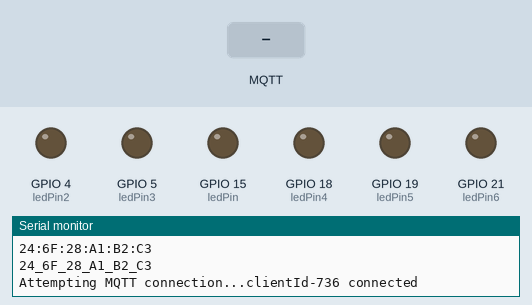
Bench run of a sketch on a simulated ESP32. Shown: output pins drawn as LEDs (lit = HIGH), the last lines printed to the serial monitor. The test bench sets the inputs (shaded band). WiFi joins after 1.5 s; servers stay silent unless stated; random numbers use the default seed unless the sketch sets one; no MQTT or app messages arrive unless stated.

Above: at 2.7 s.
2.8 s: MQTT message "on" arrives on the first subscribed topic
At 3.4 s:
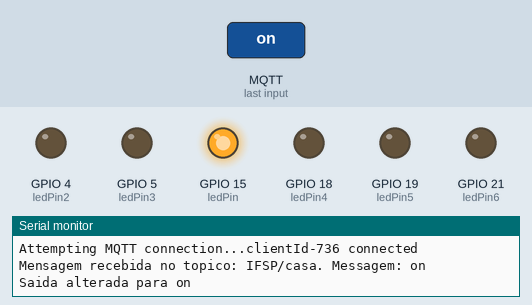
4.3 s: MQTT message "on" arrives on the second subscribed topic
At 4.6 s:
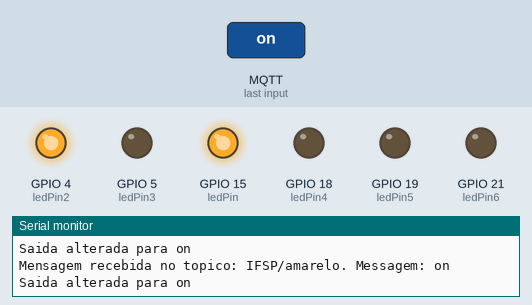
5.8 s: MQTT message "off" arrives on the first subscribed topic
At 6.7 s:
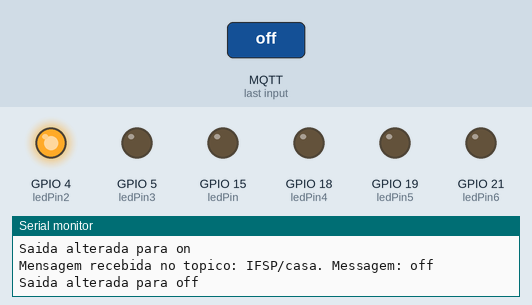
7.3 s: MQTT message "on" arrives on the third subscribed topic
At 7.9 s:
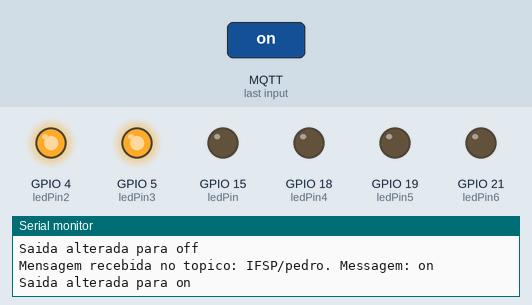
8.8 s: MQTT message "off" arrives on the second subscribed topic
At 9.2 s:
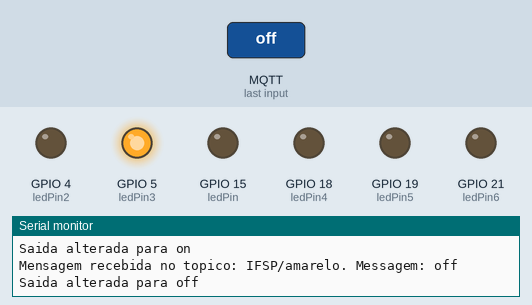
10.3 s: MQTT message "on" arrives on the first subscribed topic
At 11.6 s:
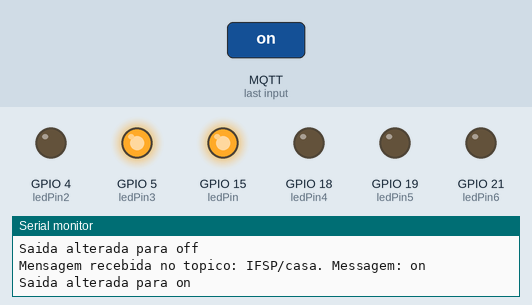
Timing chart, 0 to 12.8 s (numbered marks = the images above; inputs shaded):
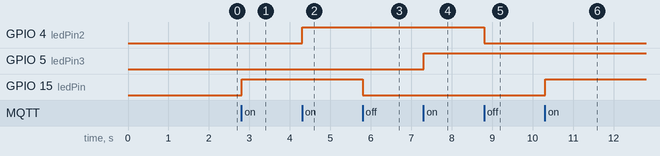

Measured:
- after the input at 2.8 s, GPIO 15 (ledPin): LOW → HIGH at once
- after the input at 4.3 s, GPIO 4 (ledPin2): LOW → HIGH at once
- after the input at 5.8 s, GPIO 15 (ledPin): HIGH → LOW at once
- after the input at 7.3 s, GPIO 5 (ledPin3): LOW → HIGH at once
- after the input at 8.8 s, GPIO 4 (ledPin2): HIGH → LOW at once
- after the input at 10.3 s, GPIO 15 (ledPin): LOW → HIGH at once

The sketch:

projeto.ino
```cpp
#include <WiFi.h>
#include "PubSubClient.h"

const char* ssid = "";
const char* password = "";
const char* mqttServer = "broker.hivemq.com";
int port = 1883;
String stMac;
char mac[50];
char clientId[50];

WiFiClient espClient;
PubSubClient client(espClient);

const int ledPin = 15;
const int ledPin2 = 4;
const int ledPin3 = 5;
const int ledPin4 = 18;
const int ledPin5 = 19;
const int ledPin6 = 21;

void setup() {
  Serial.begin(115200);
  randomSeed(analogRead(0));

  delay(10);
  Serial.println();
  Serial.print("Connecting to ");
  Serial.println(ssid);

  wifiConnect();

  Serial.println("");
  Serial.println("WiFi connected");
  Serial.println("IP address: ");
  Serial.println(WiFi.localIP());
  Serial.println(WiFi.macAddress());
  stMac = WiFi.macAddress();
  stMac.replace(":", "_");
  Serial.println(stMac);

  client.setServer(mqttServer, port);
  client.setCallback(callback);
  pinMode(ledPin, OUTPUT);
  pinMode(ledPin2, OUTPUT);
  pinMode(ledPin3, OUTPUT);
  pinMode(ledPin4, OUTPUT);
  pinMode(ledPin5, OUTPUT);
  pinMode(ledPin6, OUTPUT);

}

void wifiConnect() {
  WiFi.mode(WIFI_STA);
  WiFi.begin(ssid, password);
  while (WiFi.status() != WL_CONNECTED) {
    delay(500);
    Serial.print(".");
  }
}

void mqttReconnect() {
  while (!client.connected()) {
    Serial.print("Attempting MQTT connection...");
    long r = random(1000);
    sprintf(clientId, "clientId-%ld", r);
    if (client.connect(clientId)) {
      Serial.print(clientId);
      Serial.println(" connected");
      client.subscribe("IFSP/casa");
      client.subscribe("IFSP/amarelo");
      client.subscribe("IFSP/pedro");
      client.subscribe("IFSP/verde");
      client.subscribe("IFSP/azul");
      client.subscribe("IFSP/vermelho");
    } else {
      Serial.print("failed, rc=");
      Serial.print(client.state());
      Serial.println(" try again in 5 seconds");
      delay(5000);
    }
  }
}

void callback(char* topic, byte* message, unsigned int length) {
  Serial.print("Mensagem recebida no topico: ");
  Serial.print(topic);
  Serial.print(". Messagem: ");
  String stMessage;

  for (int i = 0; i < length; i++) {
    Serial.print((char)message[i]);
    stMessage += (char)message[i];
  }
  Serial.println();

  if (String(topic) == "IFSP/casa") {
    Serial.print("Saida alterada para ");
    if(stMessage == "on"){
      Serial.println("on");
      digitalWrite(ledPin, HIGH);
    }
    else if(stMessage == "off"){
      Serial.println("off");
      digitalWrite(ledPin, LOW);
    }
     }
  Serial.println();

  if (String(topic) == "IFSP/amarelo") {
    Serial.print("Saida alterada para ");
    if(stMessage == "on"){
      Serial.println("on");
      digitalWrite(ledPin2, HIGH);
    }
    else if(stMessage == "off"){
      Serial.println("off");
      digitalWrite(ledPin2, LOW);
    }
     }
  Serial.println();

  if (String(topic) == "IFSP/pedro") {
    Serial.print("Saida alterada para ");
    if(stMessage == "on"){
      Serial.println("on");
      digitalWrite(ledPin3, HIGH);
    }
    else if(stMessage == "off"){
      Serial.println("off");
      digitalWrite(ledPin3, LOW);
    }
     }
  Serial.println();

  if (String(topic) == "IFSP/verde") {
    Serial.print("Saida alterada para ");
    if(stMessage == "on"){
      Serial.println("on");
      digitalWrite(ledPin4, HIGH);
    }
    else if(stMessage == "off"){
      Serial.println("off");
      digitalWrite(ledPin4, LOW);
    }
     }
  Serial.println();

  if (String(topic) == "IFSP/azul") {
    Serial.print("Saida alterada para ");
    if(stMessage == "on"){
      Serial.println("on");
      digitalWrite(ledPin5, HIGH);
    }
    else if(stMessage == "off"){
      Serial.println("off");
      digitalWrite(ledPin5, LOW);
    }
     }
  Serial.println();

  if (String(topic) == "IFSP/vermelho") {
    Serial.print("Saida alterada para ");
    if(stMessage == "on"){
      Serial.println("on");
      digitalWrite(ledPin6, HIGH);
    }
    else if(stMessage == "off"){
      Serial.println("off");
      digitalWrite(ledPin6, LOW);
    }
  }

}

void loop() {
  delay(10);
  if (!client.connected()) {
    mqttReconnect();
  }
  client.loop();
}
```
